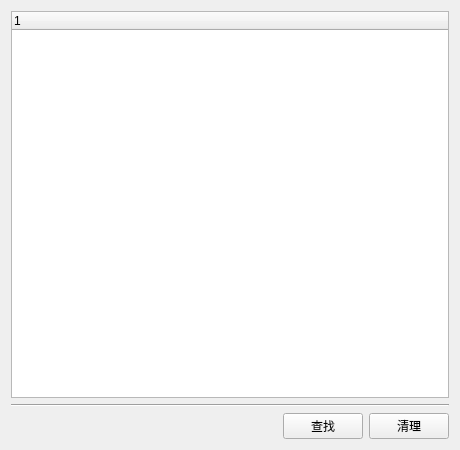
<?xml version="1.0" encoding="UTF-8"?>
<ui version="4.0">
 <class>NctiQtAiRecognitionListDlg</class>
 <widget class="QWidget" name="NctiQtAiRecognitionListDlg">
  <property name="geometry">
   <rect>
    <x>0</x>
    <y>0</y>
    <width>460</width>
    <height>450</height>
   </rect>
  </property>
  <property name="windowTitle">
   <string>Form</string>
  </property>
  <layout class="QVBoxLayout" name="verticalLayout_3">
   <item>
    <widget class="QTreeWidget" name="treeWidget">
     <property name="sizePolicy">
      <sizepolicy hsizetype="MinimumExpanding" vsizetype="MinimumExpanding">
       <horstretch>0</horstretch>
       <verstretch>0</verstretch>
      </sizepolicy>
     </property>
     <column>
      <property name="text">
       <string notr="true">1</string>
      </property>
     </column>
    </widget>
   </item>
   <item>
    <widget class="Line" name="line">
     <property name="orientation">
      <enum>Qt::Horizontal</enum>
     </property>
    </widget>
   </item>
   <item>
    <layout class="QHBoxLayout" name="horizontalLayout_4">
     <item>
      <spacer name="horizontalSpacer">
       <property name="orientation">
        <enum>Qt::Horizontal</enum>
       </property>
       <property name="sizeHint" stdset="0">
        <size>
         <width>40</width>
         <height>20</height>
        </size>
       </property>
      </spacer>
     </item>
     <item>
      <widget class="QPushButton" name="pushButton_search">
       <property name="text">
        <string>查找</string>
       </property>
      </widget>
     </item>
     <item>
      <widget class="QPushButton" name="pushButton_refresh">
       <property name="text">
        <string>清理</string>
       </property>
      </widget>
     </item>
    </layout>
   </item>
  </layout>
 </widget>
 <resources/>
 <connections/>
</ui>
